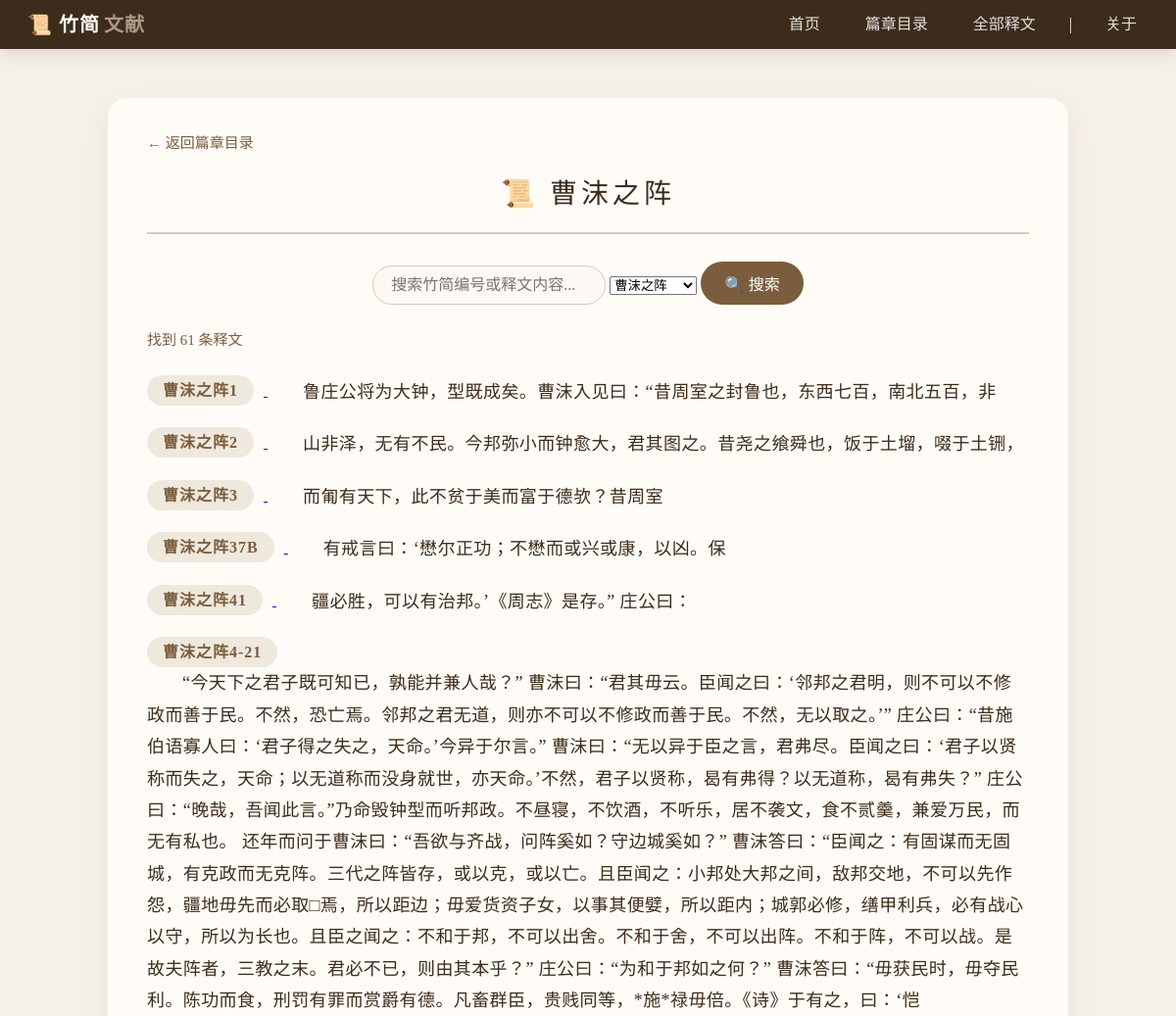
The app's page /all/?chapter=1 (upper part), older data.
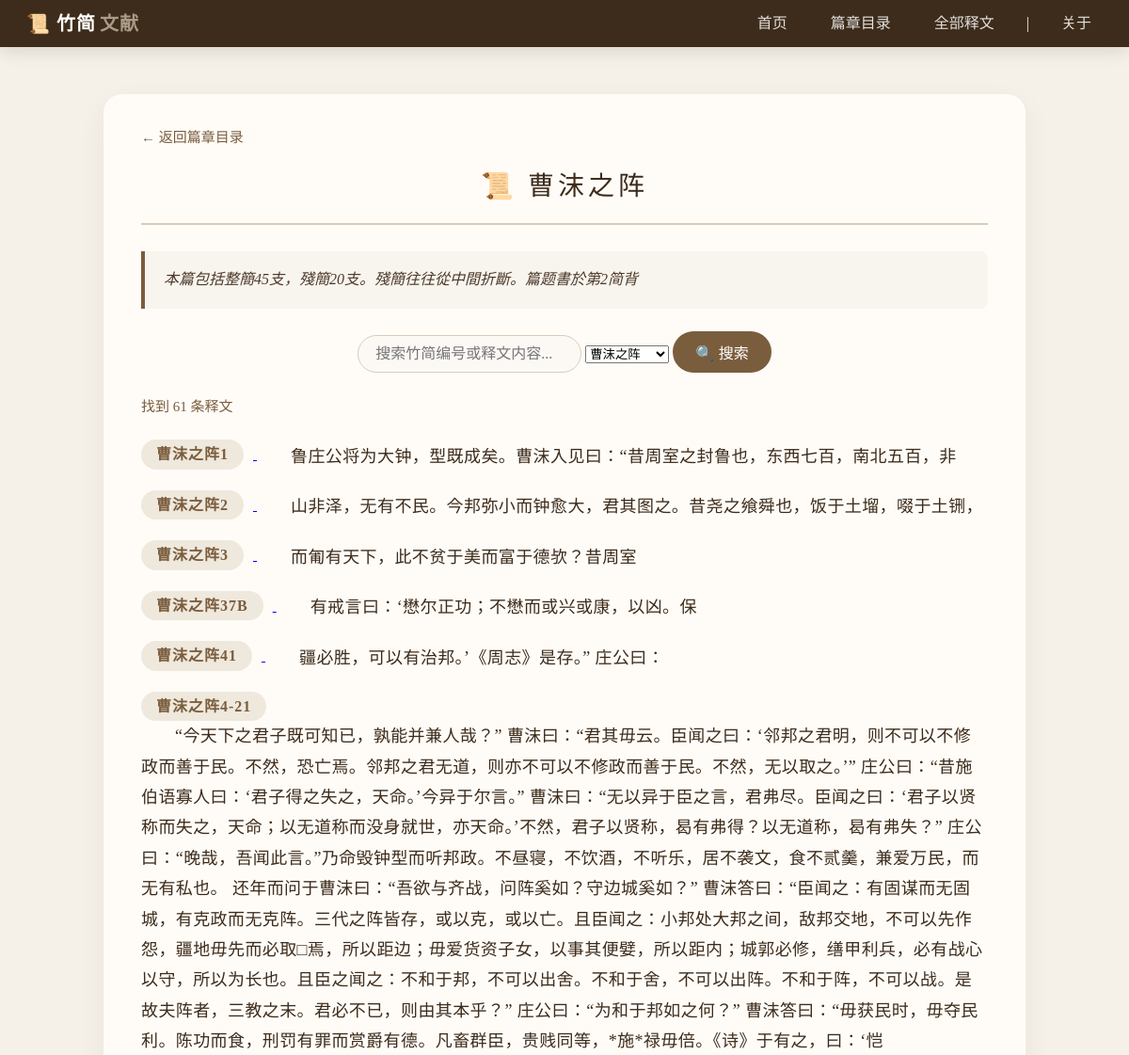
The same page, newer data.
### texts/models.py (models this page shows, shortened)
class Chapter(models.Model):
    title = models.CharField(max_length=100, unique=True, verbose_name="篇名")
    description = models.TextField(blank=True, verbose_name="篇目说明")
    slip_order = models.JSONField(
        default=list,
        blank=True,
        verbose_name="简序",
        help_text="按顺序存储该篇所有简，如 ['41', '1', '37A', '2']"
    )

### texts/views.py (the view, shortened to what this page needs)
# urls.py: path('all/', views.slip_list, name='slip_list'),
def slip_list(request):
    query = request.GET.get('q', '').strip()
    chapter_id = request.GET.get('chapter', '').strip()
    page = request.GET.get('page', 1)
    other_get = {k: v for k, v in request.GET.items() if k != 'page' and v != ''}
    get_params = urlencode(other_get)
    selected_chapter = None
    if chapter_id and chapter_id.isdigit():
        selected_chapter = Chapter.objects.filter(id=int(chapter_id)).first()
    queryset = SlipText.objects.select_related('chapter').all()
    if query:
        queryset = queryset.filter(
            Q(content__icontains=query) | Q(slip_id__icontains=query)
        )
    if chapter_id and chapter_id.isdigit():
        queryset = queryset.filter(chapter_id=int(chapter_id))
    paginated_slips = None
    paginator = None
    page_obj = None
    if query or (chapter_id and chapter_id.isdigit()):
        slips_qs = queryset.order_by('order', 'slip_id')
        paginator = Paginator(slips_qs, 20)
        try:
            page_obj = paginator.page(page)
        except PageNotAnInteger:
            page_obj = paginator.page(1)
        except EmptyPage:
            page_obj = paginator.page(paginator.num_pages)
        paginated_slips = page_obj.object_list
        chapters = Chapter.objects.order_by('title')
        chapter_data = []
    context = {
        'chapter_data': chapter_data,
        'paginated_slips': paginated_slips,
        'paginator': paginator,
        'page_obj': page_obj,
        'get_params': get_params,
        'query': query,
        'chapters': chapters,
        'selected_chapter_id': int(chapter_id) if chapter_id.isdigit() else None,
        'selected_chapter': selected_chapter,
        'query_count': queryset.count(),
    }
    return render(request, 'texts/slip_list.html', context)

### texts/templatetags/text_extras.py (called while the page is built)
@register.filter
def highlight(value, arg):
    if not arg:
        return value
    pattern = re.compile(re.escape(arg), re.IGNORECASE)
    highlighted = pattern.sub(lambda m: f'<mark>{m.group(0)}</mark>', value)
    return mark_safe(highlighted)

### texts/templates/texts/slip_list.html (shortened to what this page needs)
{% extends 'texts/base.html' %}
{% load text_extras %}
{% block content %}
        {% if selected_chapter %}
        <p><a href="{% url 'chapter_list' %}" class="back-link">← 返回篇章目录</a></p>
        <h1 class="chapter-subtitle">📜 {{ selected_chapter.title }}</h1>
            {% if selected_chapter.description %}
            <div class="chapter-annotation">
                {{ selected_chapter.description|linebreaks }}
            </div>
            {% endif %}
        {% else %}
        <p><a href="{% url 'chapter_list' %}" class="back-link">📚 浏览篇章目录</a></p>
        <h1>📜 竹简释文</h1>
        {% endif %}
        <div class="search-bar">
            <form method="get" action="">
                <input type="text" name="q" placeholder="搜索竹简编号或释文内容..." value="{{ query }}">
                <select name="chapter">
                    {% for ch in chapters %}
                    <option value="{{ ch.id }}" {% if selected_chapter_id == ch.id %}selected{% endif %}>
                        {{ ch.title }}
                    </option>
                    {% endfor %}
                </select>
                <button type="submit">🔍 搜索</button>
            </form>
        </div>
        {% if query or selected_chapter_id %}
        <p class="result-info">找到 {{ query_count }} 条释文</p>
        {% endif %}
        {% if paginated_slips %}
            <div class="slip-list">
                {% for item in paginated_slips %}
                <div class="slip-item">
                    <a href="{% url 'slip_detail' pk=item.pk %}" class="slip-link">
                        <span class="slip-id">{{ item.slip_id }}</span>
                        <span class="slip-content">{{ item.content|linebreaksbr|highlight:query}}</span>
                    </a>
                </div>
                {% empty %}
                <div class="empty-msg">暂无匹配的释文。</div>
                {% endfor %}
            </div>
        {% endif %}
{% endblock %}

Row changes from the older to the newer data that the page shows:
changed Chapter "曹沫之阵": description (not shown) → "本篇包括整簡45支，殘簡20支。殘簡往往從中間折斷。篇题書於第2简背"
